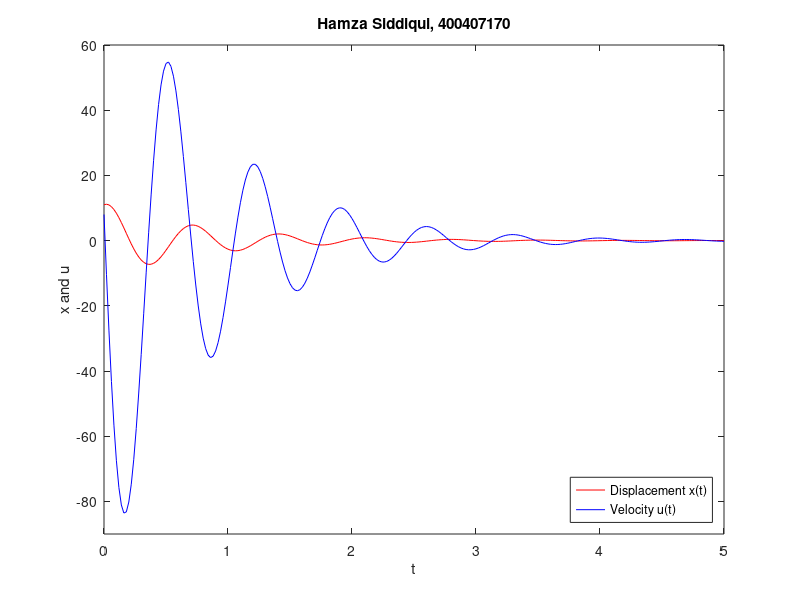

This chart was generated by the following MATLAB code:
h = 0.02;
X = 5;
N = round(X/h);
x = zeros(1, N+1);
u = zeros(1, N+1);
t = zeros(1, N+1);
x(1) = 11;
u(1) = 8;
t(1) = 0;
L = 2;
w = 9;

for n=1:N
    t(n+1) = t(n) + h;
    x(n+1) = x(n) + h*(u(n));
    u(n+1) = u(n) + h*(-(2*L*u(n)) - (w.^2*x(n)));
end
plot(t,x,'r',t,u,'b'); 
title('Hamza Siddiqui, 400407170'); 
legend('Displacement x(t)', 'Velocity u(t)',...
       'Location','SouthEast'); 
xlim([0 5])
xlabel('t');
ylim([-90, 60])
ylabel('x and u');